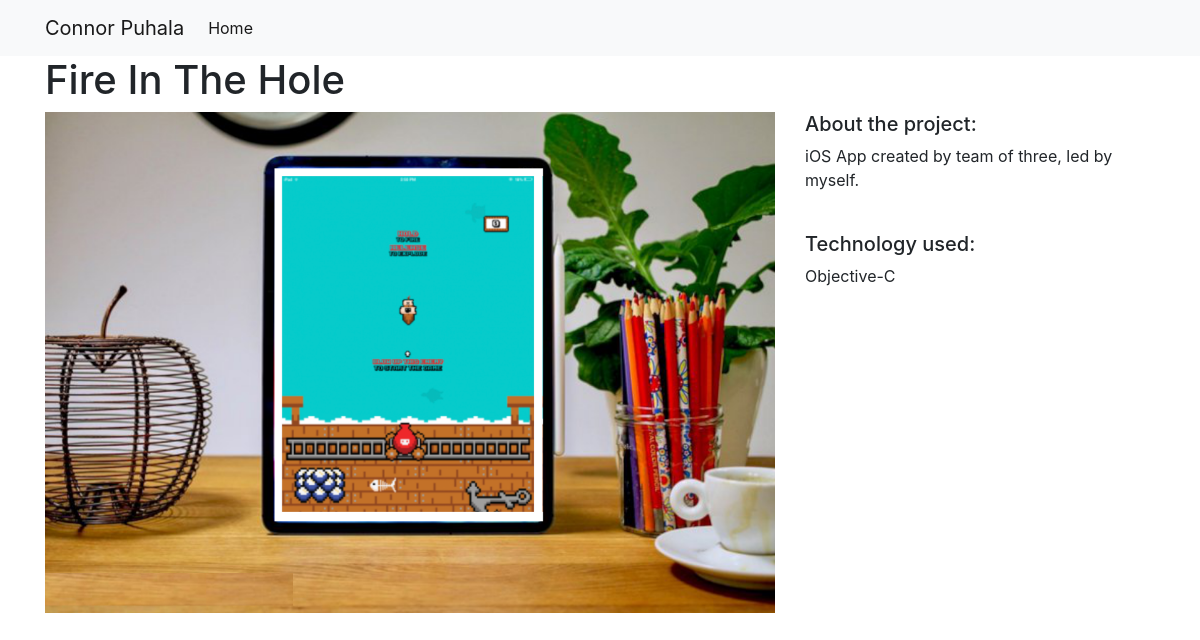
The app's page /projects/2/ with its own data.
### projects/models.py (models this page shows)
class Project(models.Model):
    title = models.CharField(max_length=100)
    description = models.TextField()
    technology = models.CharField(max_length=20)
    image = models.FilePathField(path="/img")

### projects/views.py (the view)
# urls.py: path("<int:pk>/", views.project_detail, name="project_detail"),
def project_detail(request, pk):
    project = Project.objects.get(pk=pk)
    context = {
        'project': project
    }
    return render(request, 'project_detail.html', context)

### projects/templates/project_detail.html
{% extends "base.html" %}
{% load static %}
{% block page_content %}
<h1>{{ project.title }}</h1>
<div class="row">
    <div class="col-md-8">
        <img src="{% static project.image %}" alt="" width="100%">
    </div>
    <div class="col-md-4">
        <h5>About the project:</h5>
        <p>{{ project.description }}</p>
        <br>
        <h5>Technology used:</h5>
        <p>{{ project.technology }}</p>
    </div>
</div>
{% endblock %}

### records on screen
Project: title "Fire In The Hole", image (picture), description "iOS App created by team of three, led by myself.", technology "Objective-C"
